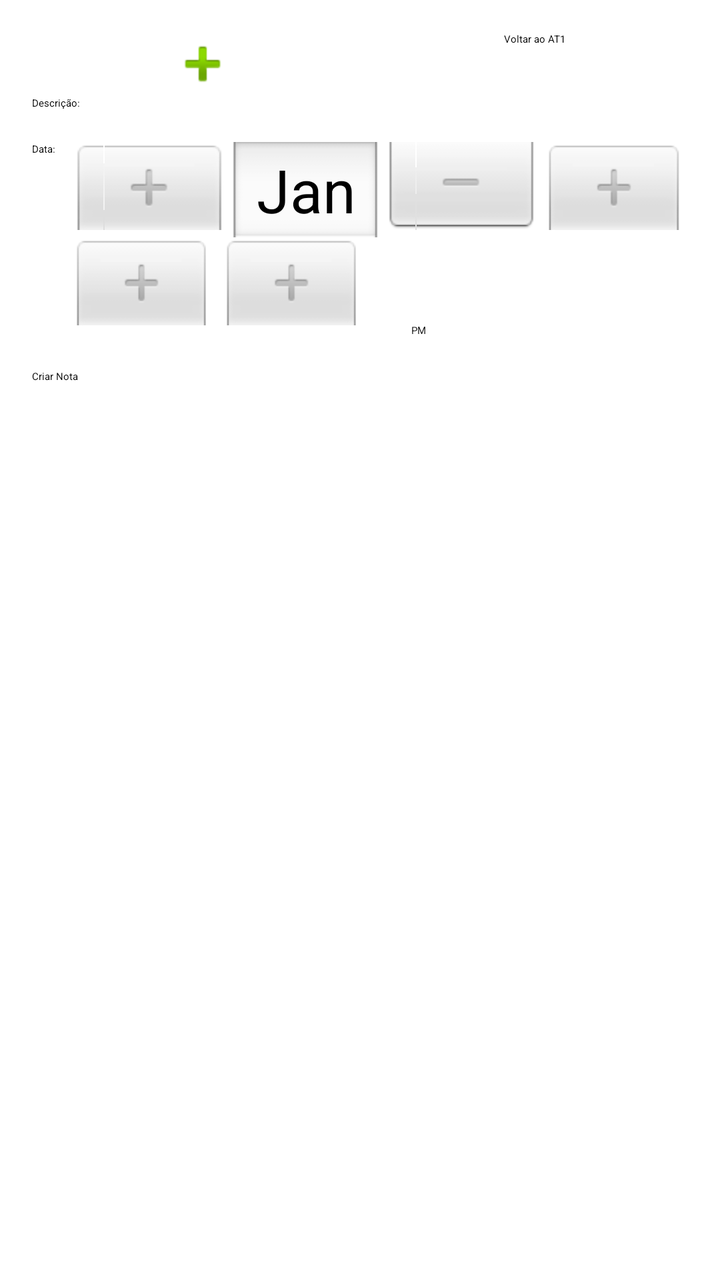
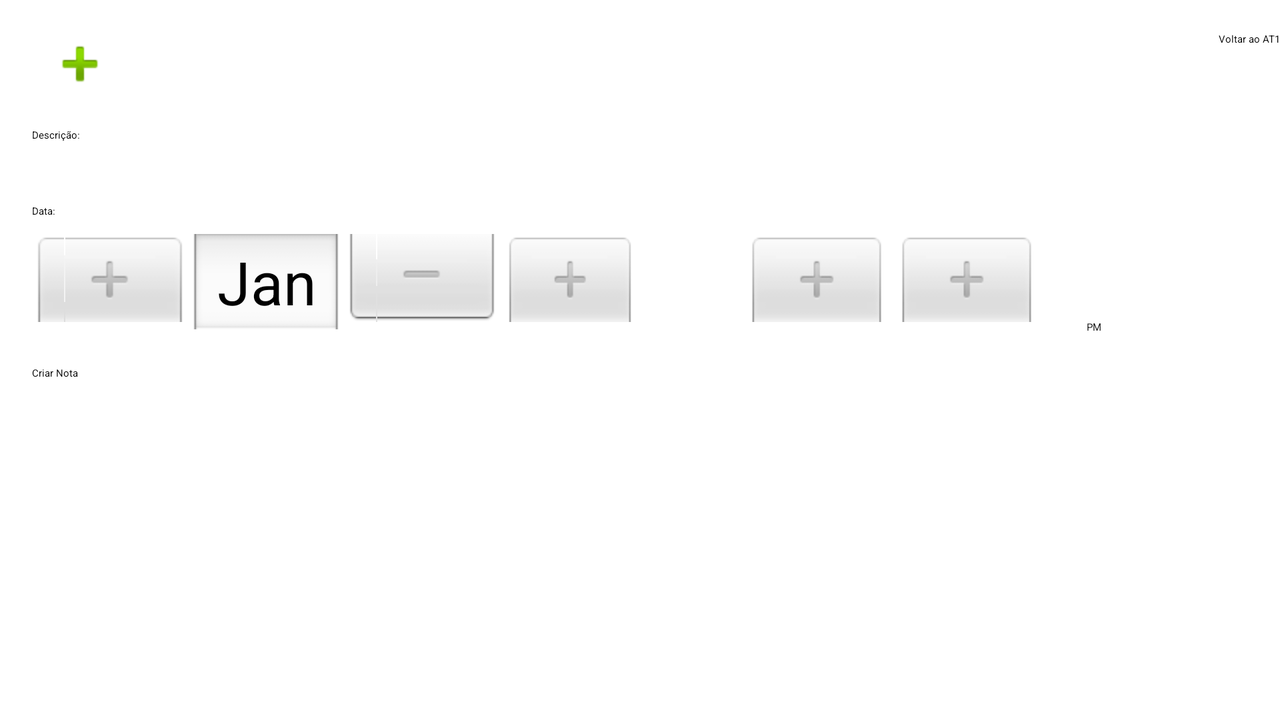

First picture: res/layout/ on a phone held upright. Second picture: the repository's own variant of that layout, on a device whose configuration matches the variant's folder. Source for both follows.
<!-- AndroidManifest.xml: application theme Theme.Lab_2 -->
<!-- res/layout/activity_at_notas.xml -->
<?xml version="1.0" encoding="utf-8"?>
<androidx.constraintlayout.widget.ConstraintLayout
    xmlns:android="http://schemas.android.com/apk/res/android"
    xmlns:app="http://schemas.android.com/apk/res-auto"
    xmlns:tools="http://schemas.android.com/tools"
    android:layout_width="match_parent"
    android:layout_height="match_parent"
    tools:context=".AT_Notas">

    
    <Button
        android:id="@+id/btnToggleView"
        android:layout_width="wrap_content"
        android:layout_height="wrap_content"
        android:layout_marginStart="16dp"
        android:layout_marginTop="16dp"
        android:layout_marginEnd="16dp"
        android:background="?attr/selectableItemBackground"
        android:drawableStart="@android:drawable/ic_input_add"
        android:paddingStart="8dp"
        android:paddingEnd="8dp"
        android:text="@string/add_note"
        android:textColor="@android:color/white"
        app:layout_constraintEnd_toStartOf="@+id/btnVoltarAT1"
        app:layout_constraintStart_toStartOf="parent"
        app:layout_constraintTop_toTopOf="parent" />

    
    <Button
        android:id="@+id/btnVoltarAT1"
        android:layout_width="wrap_content"
        android:layout_height="wrap_content"
        android:layout_marginStart="16dp"
        android:layout_marginTop="16dp"
        android:layout_marginEnd="16dp"
        android:text="@string/back_to_at1"
        app:layout_constraintEnd_toEndOf="parent"
        app:layout_constraintStart_toEndOf="@+id/btnToggleView"
        app:layout_constraintTop_toTopOf="parent" />

    
    <TextView
        android:id="@+id/tvDescricaoLabel"
        android:layout_width="wrap_content"
        android:layout_height="wrap_content"
        android:layout_marginStart="16dp"
        android:text="@string/description"
        android:textAppearance="?android:attr/textAppearanceMedium"
        app:layout_constraintStart_toStartOf="parent"
        app:layout_constraintTop_toBottomOf="@+id/btnToggleView" />

    
    <EditText
        android:id="@+id/etDescricao"
        android:layout_width="0dp"
        android:layout_height="wrap_content"
        android:layout_marginStart="8dp"
        android:layout_marginEnd="16dp"
        android:inputType="text"
        app:layout_constraintEnd_toEndOf="parent"
        app:layout_constraintStart_toEndOf="@+id/tvDescricaoLabel"
        app:layout_constraintTop_toTopOf="@id/tvDescricaoLabel" />

    
    <TextView
        android:id="@+id/tvDataLabel"
        android:layout_width="wrap_content"
        android:layout_height="wrap_content"
        android:layout_marginStart="16dp"
        android:layout_marginTop="16dp"
        android:text="@string/date"
        android:textAppearance="?android:attr/textAppearanceMedium"
        app:layout_constraintStart_toStartOf="parent"
        app:layout_constraintTop_toBottomOf="@+id/etDescricao" />

    
    <LinearLayout
        android:id="@+id/datePickerLayout"
        android:layout_width="0dp"
        android:layout_height="wrap_content"
        android:layout_marginStart="8dp"
        android:layout_marginEnd="16dp"
        android:orientation="vertical"
        app:layout_constraintEnd_toEndOf="parent"
        app:layout_constraintStart_toEndOf="@+id/tvDataLabel"
        app:layout_constraintTop_toTopOf="@id/tvDataLabel" >

        <DatePicker
            android:id="@+id/datePicker"
            android:layout_width="wrap_content"
            android:layout_height="wrap_content"
            android:calendarViewShown="false"
            android:datePickerMode="spinner"
            android:spinnersShown="true" />

        <TimePicker
            android:id="@+id/timePicker"
            android:layout_width="wrap_content"
            android:layout_height="wrap_content"
            android:timePickerMode="spinner" />
    </LinearLayout>

    
    <Button
        android:id="@+id/btnAdicionarNota"
        android:layout_width="0dp"
        android:layout_height="wrap_content"
        android:layout_marginStart="16dp"
        android:layout_marginTop="16dp"
        android:layout_marginEnd="16dp"
        android:text="@string/create_note"
        app:layout_constraintEnd_toEndOf="parent"
        app:layout_constraintStart_toStartOf="parent"
        app:layout_constraintTop_toBottomOf="@id/datePickerLayout" />

    
    <ListView
        android:id="@+id/listaNotas"
        android:layout_width="0dp"
        android:layout_height="0dp"
        android:layout_marginTop="16dp"
        android:layout_marginStart="16dp"
        android:layout_marginEnd="16dp"
        android:layout_marginBottom="16dp"
        app:layout_constraintBottom_toBottomOf="parent"
        app:layout_constraintEnd_toEndOf="parent"
        app:layout_constraintStart_toStartOf="parent"
        app:layout_constraintTop_toBottomOf="@id/btnAdicionarNota" />

</androidx.constraintlayout.widget.ConstraintLayout>
<!-- resources referenced by this layout -->
<resources>
  <string name="add_note">Adicionar Nota</string>
  <string name="back_to_at1">Voltar ao AT1</string>
  <string name="create_note">Criar Nota</string>
  <string name="date">Data:</string>
  <string name="description">Descrição:</string>
</resources>
<!-- res/layout-land/activity_at_notas.xml (the author's variant of the layout above) -->
<!-- drawn on the phone turned sideways -->
<?xml version="1.0" encoding="utf-8"?>
<RelativeLayout xmlns:android="http://schemas.android.com/apk/res/android"
    xmlns:app="http://schemas.android.com/apk/res-auto"
    android:layout_width="match_parent"
    android:layout_height="match_parent">

    
    <Button
        android:id="@+id/btnToggleView"
        android:layout_width="wrap_content"
        android:layout_height="wrap_content"
        android:layout_marginStart="16dp"
        android:layout_marginTop="16dp"
        android:layout_alignParentStart="true"
        android:background="?attr/selectableItemBackground"
        android:drawableStart="@android:drawable/ic_input_add"
        android:paddingStart="8dp"
        android:paddingEnd="8dp"
        android:text="@string/add_note"
        android:textColor="@android:color/white" />

    
    <Button
        android:id="@+id/btnVoltarAT1"
        android:layout_width="wrap_content"
        android:layout_height="wrap_content"
        android:layout_marginStart="8dp"
        android:layout_marginTop="16dp"
        android:layout_alignParentEnd="true"
        android:text="@string/back_to_at1" />

    <ScrollView
        android:layout_width="match_parent"
        android:layout_height="match_parent"
        android:layout_below="@id/btnToggleView">

        <LinearLayout
            android:layout_width="match_parent"
            android:layout_height="wrap_content"
            android:orientation="vertical">

            
            <LinearLayout
                android:id="@+id/descricaoDataLayout"
                android:layout_width="match_parent"
                android:layout_height="wrap_content"
                android:orientation="vertical"
                android:layout_marginTop="16dp"
                android:layout_marginStart="16dp"
                android:layout_marginEnd="16dp">

                
                <TextView
                    android:id="@+id/tvDescricaoLabel"
                    android:layout_width="wrap_content"
                    android:layout_height="wrap_content"
                    android:text="@string/description"
                    android:textAppearance="?android:attr/textAppearanceMedium"
                    android:layout_marginBottom="8dp" />

                
                <EditText
                    android:id="@+id/etDescricao"
                    android:layout_width="match_parent"
                    android:layout_height="wrap_content"
                    android:inputType="text"
                    android:layout_marginEnd="16dp" />

                
                <TextView
                    android:id="@+id/tvDataLabel"
                    android:layout_width="wrap_content"
                    android:layout_height="wrap_content"
                    android:text="@string/date"
                    android:textAppearance="?android:attr/textAppearanceMedium"
                    android:layout_marginTop="16dp" />

                
                <LinearLayout
                    android:id="@+id/datePickerTimePickerLayout"
                    android:layout_width="match_parent"
                    android:layout_height="wrap_content"
                    android:orientation="horizontal"
                    android:layout_marginTop="8dp">

                    
                    <DatePicker
                        android:id="@+id/datePicker"
                        android:layout_width="0dp"
                        android:layout_weight="1"
                        android:layout_height="wrap_content"
                        android:calendarViewShown="false"
                        android:datePickerMode="spinner"
                        android:spinnersShown="true" />

                    
                    <TimePicker
                        android:id="@+id/timePicker"
                        android:layout_width="0dp"
                        android:layout_weight="1"
                        android:layout_height="wrap_content"
                        android:timePickerMode="spinner" />

                </LinearLayout>

            </LinearLayout>

            
            <Button
                android:id="@+id/btnAdicionarNota"
                android:layout_width="match_parent"
                android:layout_height="wrap_content"
                android:layout_marginStart="16dp"
                android:layout_marginTop="16dp"
                android:layout_marginEnd="16dp"
                android:text="@string/create_note" />

            
            <ListView
                android:id="@+id/listaNotas"
                android:layout_width="match_parent"
                android:layout_height="match_parent"
                android:layout_marginTop="16dp"
                android:layout_marginStart="16dp"
                android:layout_marginEnd="16dp"
                android:layout_marginBottom="16dp" />

        </LinearLayout>
    </ScrollView>
</RelativeLayout>
